Frame 1 (no input): blank canvas, image omitted
Frame 60 (no input): blank canvas, image omitted
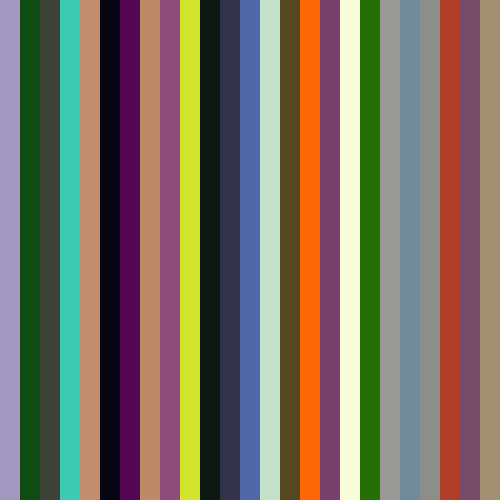
Frame 120 (the mouse pressed at the canvas centre since frame 60)

The p5.js sketch whose frames 1 and 60 were blank and that drew this single picture after the mouse press (run headless with seeded random() and noise() and a simulated clock; from frame 60 on, the mouse is pressed at the canvas centre):

// p5.js sketch
// ── sketch.js
'use strict';

var tileX = 50;
var tileY = 50;

var hueValues = [];
var saturationValues = [];
var brightnessValues = [];

function setup() {
    createCanvas(500, 500);
    colorMode(HSB, 360, 100, 100, 100);
    noStroke();

    for (var i = 0; i < tileX; i++) {
        hueValues[i] = random(360);
        saturationValues[i] = random(100);
        brightnessValues[i] = random(100);
    }
}

function draw() {
    background(0, 0, 100);
    var counter = 0;
    
    // Constrain the limit of the mouse to the canvas size
    var mX = constrain(mouseX, 0, width);
    var mY = constrain(mouseY, 0, height);

    // Map the mouse coordinates to the grid 
    var currentTileX = int(map(mX, 0, width, 1, tileX));
    var currentTileY = int(map(mY, 0, height, 1, tileY));

    // Change the tile count to mouse coordinates
    var tileWidth = width / currentTileX;
    var tileHeight = height / currentTileY;

    for (var gridY = 0; gridY < tileY; gridY++) {
        for (var gridX = 0; gridX < tileX; gridX++) {
            var posX = tileWidth * gridX;
            var posY = tileHeight * gridY;
            // Change the tileX to the currentTileX
            var index = counter % currentTileX;

            fill(hueValues[index], saturationValues[index], brightnessValues[index]);
            rect(posX, posY, tileWidth, tileHeight);
            counter++;
        }
    }
}
